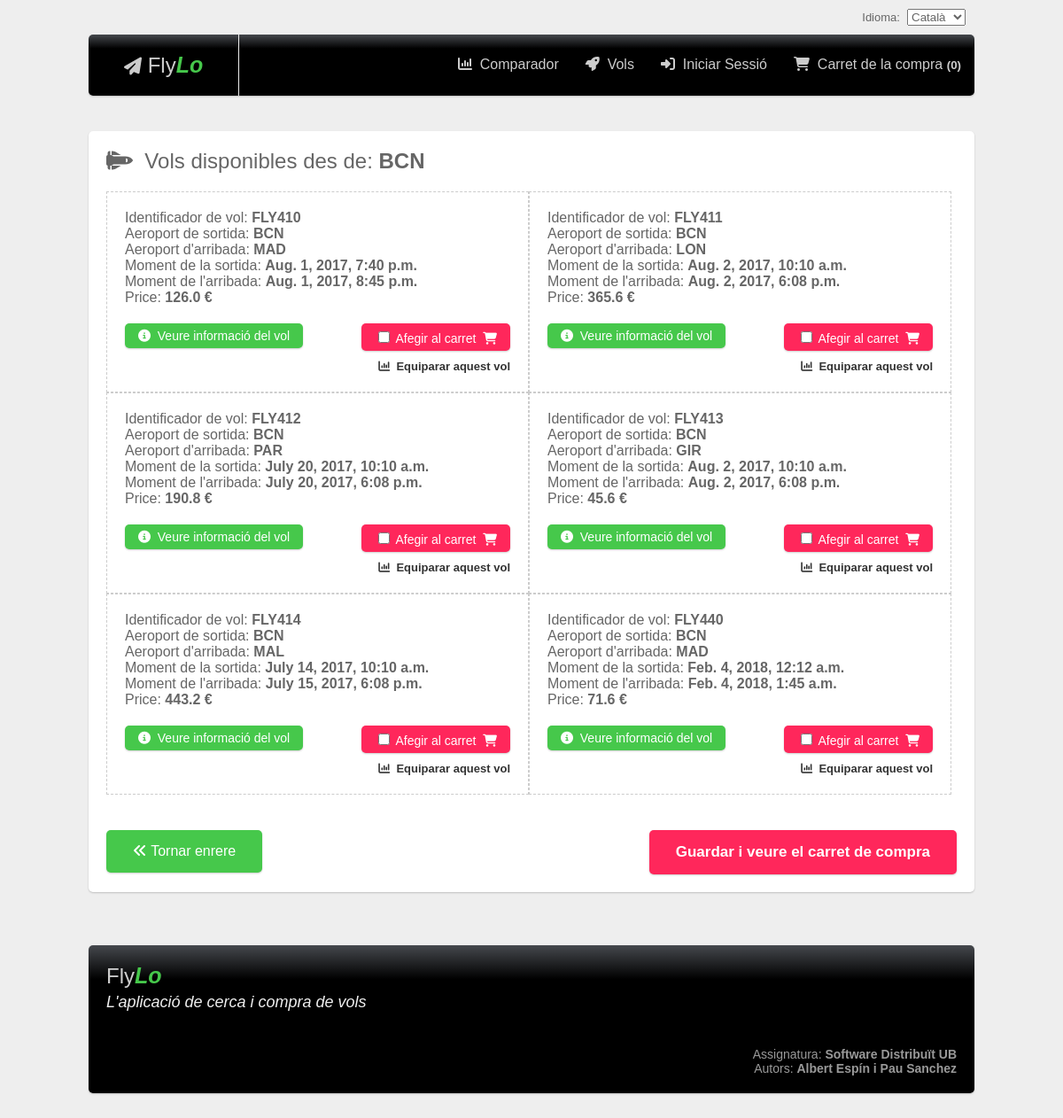
Screenshot of /flylo/ca/flights/BCN/ with the database file from the repository.
### flylo/models.py (models this page shows, shortened)
class Flight(models.Model):
    flight_number = models.CharField('Flight number', max_length=8)
    estimated_time_departure = models.DateTimeField('Estimated departure')
    estimated_time_arrival = models.DateTimeField('Estimated arrival')
    location_departure = models.CharField('Location departure', max_length=3)
    location_arrival = models.CharField('Location arrival', max_length=3)
    status = models.CharField('Current state', max_length=40, default='DELAYED')
    distance = models.FloatField('Flight Distance (km)', default=400.0)
    seats_occupied = models.CharField('Seats occupied', max_length=1000, default='/')
    owner = models.ForeignKey('auth.User', related_name='flights', on_delete=models.CASCADE)
    aircraft = models.ForeignKey(Aircraft, on_delete=models.CASCADE)
    airlines = models.ManyToManyField(Airline)
    @staticmethod
    def compute_flight_price_algorithm(flight):
        from datetime import datetime
        difference_days = (flight.estimated_time_departure.replace(tzinfo=None) - datetime.now()).days
        implicated_airlines = len(list(flight.airlines.all()))
        aircraft_categories = flight.aircraft.category_set.all()
        capacity = Aircraft.get_total_aircraft_passengers(aircraft_categories)
        price = flight.distance * 0.3
        price -= difference_days * 0.4
        if implicated_airlines == 4:
            price += 0.0
        elif implicated_airlines == 3:
            price += 10.0
        elif implicated_airlines == 2:
            price += 20.0
        elif implicated_airlines == 1:
            price += 30.0
        if capacity > 500:
            price += 0.0
        elif 500 > capacity > 300:
            price += 20
        else:
            price += 50
        return price

### flylo/views.py (the view)
# urls.py: url(r'^(?P<language>[a-z]{2})/flights/$', views.flights, name='flights'),
@require_http_methods(["GET", "POST"])
def flights(request, language='', departure=''):
    page_info = Settings.get_page_info(request, language)
    if language == '':
        cookie_language = request.COOKIES.get('language') if request.COOKIES.get('language') else Settings.DEFAULT_SITE_LANGUAGE
        return redirect(Settings.redirect_to(page_info, cookie_language))
    try:
        if departure != '':
            _flights = Flight.objects.filter(location_departure=departure)
        else:
            _flights = Flight.objects.all()
            departure = 'all'
    except Flight.DoesNotExist:
        raise handler404(request)
    return_flights = {}
    for flight in _flights:
        return_flights[flight.id] = Flight.objects.filter(location_departure=flight.location_arrival, location_arrival=flight.location_departure)
        flight.price = Flight.compute_flight_price_algorithm(flight)
        acquired_flights = ClientFlights.objects.filter(flight_number=flight.flight_number)
        number_of_seats_occupied = sum(af.seats for af in acquired_flights)
        number_of_seats_total = flight.aircraft.get_total_aircraft_passengers(flight.aircraft.category_set.all())
        flight.number_of_available_seats = number_of_seats_total - number_of_seats_occupied
    user_flights_ids = []
    if request.user.is_authenticated():
        user_flights = ClientFlights.objects.filter(username=request.user.username)
        for x in user_flights:
            user_flights_ids.append(x.flight_number)
    context = {
        'flights': _flights,
        'user_flights_ids': user_flights_ids,
        'return_flights': return_flights,
        'departure': departure
    }
    context.update(page_info)
    response = render(request, 'flylo/flights.html', context)
    Settings.set_cookie_language(response, language)
    return response

### flylo/models.py (called while the page is built)
    @staticmethod
    def get_total_aircraft_passengers(aircraft_categories):
        return sum(category.number_of_passengers for category in aircraft_categories)

### flylo/templatetags/flylo_util.py (called while the page is built)
@register.simple_tag
def get_one():
    return '1'

@register.simple_tag
def get_false():
    return False

@register.simple_tag
def get_length(array):
    return len(list(array))

### flylo/templates/flylo/flights.html (shortened to what this page needs)
{% extends "base.html" %}
{% load flylo_util %}
{% block content %}
<div class="container margin-top-40 padding-20 radius-5 shadow">
    {% if departure != 'all' %}
        <h2 class="margin-bottom-30"><i class="fa fa-space-shuttle"></i> &nbsp;{{ LANG_AVAILABLE_FLIGHTS_FROM }}: <strong>{{ departure }}</strong></h2>
    {% else %}
        <h2 class="margin-bottom-30"><i class="fa fa-space-shuttle"></i> &nbsp;{{ LANG_AVAILABLE_ALL_FLIGHTS }}</h2>
    {% endif %}
    <form action="{% url 'flylo:shopping-cart' current_language %}" method="post">
        {% if flights %}
            <ul>
                {% for flight in flights %}
                    {% if flight.number_of_available_seats > 0 %}
                        {% if flight.id|stringformat:"i" in request.session.shopping_cart.cart.keys %}
                            {% get_num_seats_from_flight_id request.session flight.id as num_seats %}
                            {% get_airline_from_flight_id request.session flight.id as selected_airline %}
                            {% get_return_from_flight_id request.session flight.id as flight_return %}
                            {% get_category_from_flight_id request.session flight.id as selected_category %}
                            {% get_true as show_return %}
                        {% else %}
                            {% get_one as num_seats %}
                            {% get_false as show_return %}
                        {% endif %}
                        <li id="item-flight-list-{{ flight.id }}" class="padding-20 overflow-hidden relative">
                            <p class="clear pull-left">{{ LANG_FLIGHT_ID }}: <span>{{ flight.flight_number}}</span></p>
                            <p class="clear">{{ LANG_AIRPORT_DEPARTURE }}: <span>{{ flight.location_departure }}</span></p>
                            <p class="clear">{{ LANG_AIRPORT_ARRIVAL }}: <span>{{ flight.location_arrival }}</span></p>
                            <p class="clear">{{ LANG_DEPARTURE_MOMENT }}: <span>{{ flight.estimated_time_departure }}</span></p>
                            <p class="clear">{{ LANG_ARRIVAL_MOMENT }}: <span>{{ flight.estimated_time_arrival }}</span></p>
                            <p class="clear">Price: <span>{{ flight.price }} &euro;</span></p>
                            {% if flight.flight_number in user_flights_ids %}
                                <a class="margin-top-20 pull-right button small-button shadow radius-5 bg-black" style="padding:7px 15px" href="{% url 'flylo:userhome' current_language %}">
                                    <i class="fa fa-star"></i>&nbsp;&nbsp;{{ LANG_DO_CHECKIN_OR_VIEW_STATUS }}
                                </a>
                                <p class="margin-top-30 text-orangered pull-left"><strong>{{ LANG_ACQUIRED }}</strong></p>
                            {% else %}
                                <a class="margin-top-20 pull-left button small-button shadow radius-5" href="{% url 'flylo:flight-info' current_language flight.flight_number %}">
                                    <i class="fa fa-info-circle"></i>&nbsp;&nbsp;{{ LANG_SEE_FLIGHT_INFO }}
                                </a>
                                <label id="label_flight_{{ flight.id }}" class="margin-top-20 pull-right button brown small-button radius-5 shadow">
                                    <input {% if flight.id|stringformat:"i" in request.session.shopping_cart.cart.keys %}checked {% endif %}
                                            type="checkbox" name="flight_{{ flight.id }}"
                                            id="flight_{{ flight.id }}" value="{{ flight.id }}" onclick="selectFlightOptions('{{ flight.id }}', '{{ LANG_SELECTED }}', '{{ LANG_ADD_TO_CART }}', '/flylo/remove-flight/{{ flight.id }}/');" />
                                            <span id="lang-add-to-cart-{{ flight.id }}">{{ LANG_ADD_TO_CART }}</span> &nbsp;<i class="fa fa-shopping-cart"></i>
                                </label>
                            {% endif %}
                            <p id="compare-{{ flight.id }}" class="margin-top-10 font-size-15 pull-right">
                                <a href="{% url 'flylo:comparator' current_language %}?flight_id={{ flight.flight_number }}&departure={{ flight.location_departure }}&arrival={{ flight.location_arrival }}&departure_time={{ flight.estimated_time_departure }}&arrival_time={{ flight.estimated_time_arrival }}">
                                    <i class="fa fa-bar-chart-o"></i>&nbsp;&nbsp;{{ LANG_EQUIPARATE_FLIGHT }}
                                </a>
                            </p>
                        </li>
                    {%  endif %}
                {% endfor %}
            </ul>
        {% else %}
            <p>No Flights are available.</p>
        {% endif %}
        <div class="margin-top-40">
            <a href="{% url "flylo:index" current_language %}" class="button large-button shadow radius-5 pull-left"><i class="fa fa-angle-double-left"></i> {{ LANG_RETURN_TO_BACK }}</a>
        </div>
        {% if flights %}
            <input type="submit" value="{{ LANG_SAVE_AND_GO_TO_SHOPPING_CART }}" class="submit-flights button large-button brown shadow radius-5 pull-right" />
        {% endif %}
    </form>
</div>
{% endblock %}

### flylo/templates/base.html (shortened to what this page needs)
<!DOCTYPE html>
<html lang="en">
<head>
    {% load static %}
    <link rel="stylesheet" type="text/css" href="{% static 'flylo/css/style.css' %}" />
    <link rel="stylesheet" href="http://fontawesome.io/assets/font-awesome/css/font-awesome.css" />
</head>
<body>
    {% load flylo_util %}
    <div id="{{ current_page }}" class="wrapper">
        <label id="language" class="pull-right padding-10">
            <span>{{ LANG_LANGUAGE }}:&nbsp;</span>
            <select onchange="change_lang(this.value, '{{ current_language }}', '{{ current_path }}')">
                <option {% if current_language == 'ca' %} selected {% endif %} value="ca">Català</option>
            </select>
        </label>
        <header class="shadow radius-5 margin-top-10">
            <p class="logo">
                <a href="{% url 'flylo:index' current_language %}"><i class="fa fa-send"></i> Fly<span>Lo</span></a>
            </p>
            <ul>
                <a href="{% url 'flylo:buy' current_language %}" class="pull-right">
                    <li class="option-menu pull-right"><i class="fa fa-shopping-cart"></i>&nbsp;&nbsp{{ LANG_SHOPPING_CART }} <small><strong>({% get_length request.session.shopping_cart.cart %})</strong></small></li>
                </a>
                {% if user.is_authenticated %}
                    <a href="{% url 'flylo:logout' current_language %}" class="pull-right">
                        <li class="option-menu pull-right"><i class="fa fa-sign-out"></i>&nbsp;&nbsp{{ LANG_LOGOUT }}</li>
                    </a>
                    <a href="{% url 'flylo:userhome' current_language %}" class="pull-right">
                        <li class="option-menu pull-right"><i class="fa fa-home"></i>&nbsp;&nbsp{{ user.username }}</li>
                    </a>
                {% else %}
                    <a href="{% url 'flylo:login' current_language %}" class="pull-right">
                        <li class="option-menu pull-right"><i class="fa fa-sign-in"></i>&nbsp;&nbsp{{ LANG_LOGIN }}</li>
                    </a>
                {% endif %}
                <a href="{% url 'flylo:flights' %}" class="pull-right">
                    <li class="option-menu pull-right"><i class="fa fa-rocket"></i>&nbsp;&nbsp{{ LANG_FLIGHTS }}</li>
                </a>
                <a href="{% url 'flylo:comparator' current_language %}" class="pull-right">
                    <li class="option-menu pull-right"><i class="fa fa-bar-chart"></i>&nbsp;&nbsp{{ LANG_COMPARATOR }}</li>
                </a>
            </ul>
        </header>
        {% block content %}
        {% endblock %}
        <footer class="shadow radius-5">
            <p class="logo"><a href="{% url 'flylo:index' current_language %}">Fly<span>Lo</span></a></p>
            <p class="slogan">{{ LANG_SLOGAN }}</p>
            <p class="info margin-top-40">{{ LANG_SUBJECT }}: <strong>{{ LANG_SUBJECT_NAME }}</strong></p>
            <p class="info margin-bottom-20">{{ LANG_AUTHORS }}: <strong>{{ LANG_AUTHORS_NAME }}</strong></p>
        </footer>
    </div>
</body>
</html>

### flylo/static/flylo/css/style.css (style rules this page uses)
.shadow { -webkit-box-shadow: 0 1px 2px rgba(0,0,0,.2); -moz-box-shadow: 0 1px 2px rgba(0,0,0,.2); box-shadow: 0 1px 2px rgba(0,0,0,.2); }
input[type="submit"] { border: none; cursor: pointer; }
.radius-5 { -webkit-border-radius: 5px; -moz-border-radius: 5px; border-radius: 5px; }
p, ul, li, ol, h1, h2, h3, h4, h5 { margin: 0; padding: 0; }
.clear { clear: both; }
a:active, a:focus, a:hover, a:link, a:visited { text-decoration: none !important; }
a { color: #333; }
.pull-right { width: auto; float: right; }
.pull-left { width: auto; float: left; }
.margin-top-10 { margin-top: 10px; }
.margin-top-20 { margin-top: 20px; }
.margin-top-40 { margin-top: 40px; }
.margin-bottom-20 { margin-bottom: 20px; }
.margin-bottom-30 { margin-bottom: 20px; }
.padding-10 { padding: 10px; }
.padding-20 { padding: 20px; }
.relative { position: relative; }
.overflow-hidden { overflow: hidden; }
.font-size-15 { font-size: 13px; font-weight: bold; }
#language span { font-size: 13px; }
#language select { color: #666 !important; }
html, body { margin: 0; padding: 0; background-color: #EEE; font-family: Tahoma, sans-serif; color: #666; }
header, footer { background: #45484d; background: -moz-linear-gradient(top, #45484d 0%, #000000 23%, #000000 23%, #000000 53%); background: -webkit-linear-gradient(top, #45484d 0%,#000000 23%,#000000 23%,#000000 53%); background: linear-gradient(to bottom, #45484d 0%,#000000 23%,#000000 23%,#000000 53%); filter: progid:DXImageTransform.Microsoft.gradient( startColorstr='#45484d', endColorstr='#000000',GradientType=0 ); width: 100%; overflow: hidden; }
footer { margin: 60px 0 40px 0; }
header > .logo > a { color: #CCC; font-size:24px; padding: 20px 40px; border-right: solid 1px #EEE; width: auto; float: left; }
header > .logo > a > i { font-size: 20px; }
header > .logo > a span, footer > .logo > a span { color: rgb(70, 200, 75); font-size:25px; font-weight: bold; font-style: italic; }
footer > .logo { margin: 20px 0 0 20px; }
footer > .logo > a { color: #CCC; font-size:24px; }
footer > .slogan { font-size: 18px; padding: 5px 0 0 20px; color: #EEE; font-style: italic; }
footer > .info { font-size: 14px; color: #999; text-align: right; margin-right: 20px; }
header > ul { list-style: none; }
header > ul > a > li { padding: 25px 15px; }
header > ul > a> li.option-menu { color: #CCC; display: block; }
.wrapper { width: 1000px; margin: 0 auto; }
.container > h2 { font-weight: 500; }
.container { background-color: #FFF; overflow: hidden; }
.button { background-color: rgb(70, 200, 75); color: #FFF; }
.button.brown { background-color: rgb(255, 39, 91); }
.large-button { padding: 15px 30px; }
.small-button { padding: 6px 15px; font-size: 14px; }
#flights .container ul > li { list-style: none; float: left; width: 435px; border: 1px #CCC dashed; min-height: 185px; }
#flights .container ul > li > p >span { font-weight: bold; }
#flights .submit-flights { font-weight: bold; font-size:17px; }

### rows the page displays
Flight: LANG_FLIGHT_ID "Identificador de vol", flight_number "FLY410", LANG_AIRPORT_DEPARTURE "Aeroport de sortida", location_departure "BCN", LANG_AIRPORT_ARRIVAL "Aeroport d'arribada", location_arrival "MAD", LANG_DEPARTURE_MOMENT "Moment de la sortida", estimated_time_departure "Aug. 1, 2017, 7:40 p.m.", LANG_ARRIVAL_MOMENT "Moment de l'arribada", estimated_time_arrival "Aug. 1, 2017, 8:45 p.m.", price "126.0", LANG_SEE_FLIGHT_INFO "Veure informació del vol", LANG_ADD_TO_CART "Afegir al carret", LANG_EQUIPARATE_FLIGHT "Equiparar aquest vol"
Flight: LANG_FLIGHT_ID "Identificador de vol", flight_number "FLY411", LANG_AIRPORT_DEPARTURE "Aeroport de sortida", location_departure "BCN", LANG_AIRPORT_ARRIVAL "Aeroport d'arribada", location_arrival "LON", LANG_DEPARTURE_MOMENT "Moment de la sortida", estimated_time_departure "Aug. 2, 2017, 10:10 a.m.", LANG_ARRIVAL_MOMENT "Moment de l'arribada", estimated_time_arrival "Aug. 2, 2017, 6:08 p.m.", price "365.6", LANG_SEE_FLIGHT_INFO "Veure informació del vol", LANG_ADD_TO_CART "Afegir al carret", LANG_EQUIPARATE_FLIGHT "Equiparar aquest vol"
Flight: LANG_FLIGHT_ID "Identificador de vol", flight_number "FLY412", LANG_AIRPORT_DEPARTURE "Aeroport de sortida", location_departure "BCN", LANG_AIRPORT_ARRIVAL "Aeroport d'arribada", location_arrival "PAR", LANG_DEPARTURE_MOMENT "Moment de la sortida", estimated_time_departure "July 20, 2017, 10:10 a.m.", LANG_ARRIVAL_MOMENT "Moment de l'arribada", estimated_time_arrival "July 20, 2017, 6:08 p.m.", price "190.8", LANG_SEE_FLIGHT_INFO "Veure informació del vol", LANG_ADD_TO_CART "Afegir al carret", LANG_EQUIPARATE_FLIGHT "Equiparar aquest vol"
Flight: LANG_FLIGHT_ID "Identificador de vol", flight_number "FLY413", LANG_AIRPORT_DEPARTURE "Aeroport de sortida", location_departure "BCN", LANG_AIRPORT_ARRIVAL "Aeroport d'arribada", location_arrival "GIR", LANG_DEPARTURE_MOMENT "Moment de la sortida", estimated_time_departure "Aug. 2, 2017, 10:10 a.m.", LANG_ARRIVAL_MOMENT "Moment de l'arribada", estimated_time_arrival "Aug. 2, 2017, 6:08 p.m.", price "45.6", LANG_SEE_FLIGHT_INFO "Veure informació del vol", LANG_ADD_TO_CART "Afegir al carret", LANG_EQUIPARATE_FLIGHT "Equiparar aquest vol"
Flight: LANG_FLIGHT_ID "Identificador de vol", flight_number "FLY414", LANG_AIRPORT_DEPARTURE "Aeroport de sortida", location_departure "BCN", LANG_AIRPORT_ARRIVAL "Aeroport d'arribada", location_arrival "MAL", LANG_DEPARTURE_MOMENT "Moment de la sortida", estimated_time_departure "July 14, 2017, 10:10 a.m.", LANG_ARRIVAL_MOMENT "Moment de l'arribada", estimated_time_arrival "July 15, 2017, 6:08 p.m.", price "443.2", LANG_SEE_FLIGHT_INFO "Veure informació del vol", LANG_ADD_TO_CART "Afegir al carret", LANG_EQUIPARATE_FLIGHT "Equiparar aquest vol"
Flight: LANG_FLIGHT_ID "Identificador de vol", flight_number "FLY440", LANG_AIRPORT_DEPARTURE "Aeroport de sortida", location_departure "BCN", LANG_AIRPORT_ARRIVAL "Aeroport d'arribada", location_arrival "MAD", LANG_DEPARTURE_MOMENT "Moment de la sortida", estimated_time_departure "Feb. 4, 2018, 12:12 a.m.", LANG_ARRIVAL_MOMENT "Moment de l'arribada", estimated_time_arrival "Feb. 4, 2018, 1:45 a.m.", price "71.6", LANG_SEE_FLIGHT_INFO "Veure informació del vol", LANG_ADD_TO_CART "Afegir al carret", LANG_EQUIPARATE_FLIGHT "Equiparar aquest vol"

### other values shown
{{ LANG_LANGUAGE }} "Idioma"
{{ LANG_SHOPPING_CART }} "Carret de la compra"
{{ LANG_LOGIN }} "Iniciar Sessió"
{{ LANG_FLIGHTS }} "Vols"
{{ LANG_COMPARATOR }} "Comparador"
{{ LANG_AVAILABLE_FLIGHTS_FROM }} "Vols disponibles des de"
{{ departure }} "BCN"
{{ LANG_RETURN_TO_BACK }} "Tornar enrere"
{{ LANG_SLOGAN }} "L'aplicació de cerca i compra de vols"
{{ LANG_SUBJECT }} "Assignatura"
{{ LANG_SUBJECT_NAME }} "Software Distribuït UB"
{{ LANG_AUTHORS }} "Autors"
{{ LANG_AUTHORS_NAME }} "Albert Espín i Pau Sanchez"
